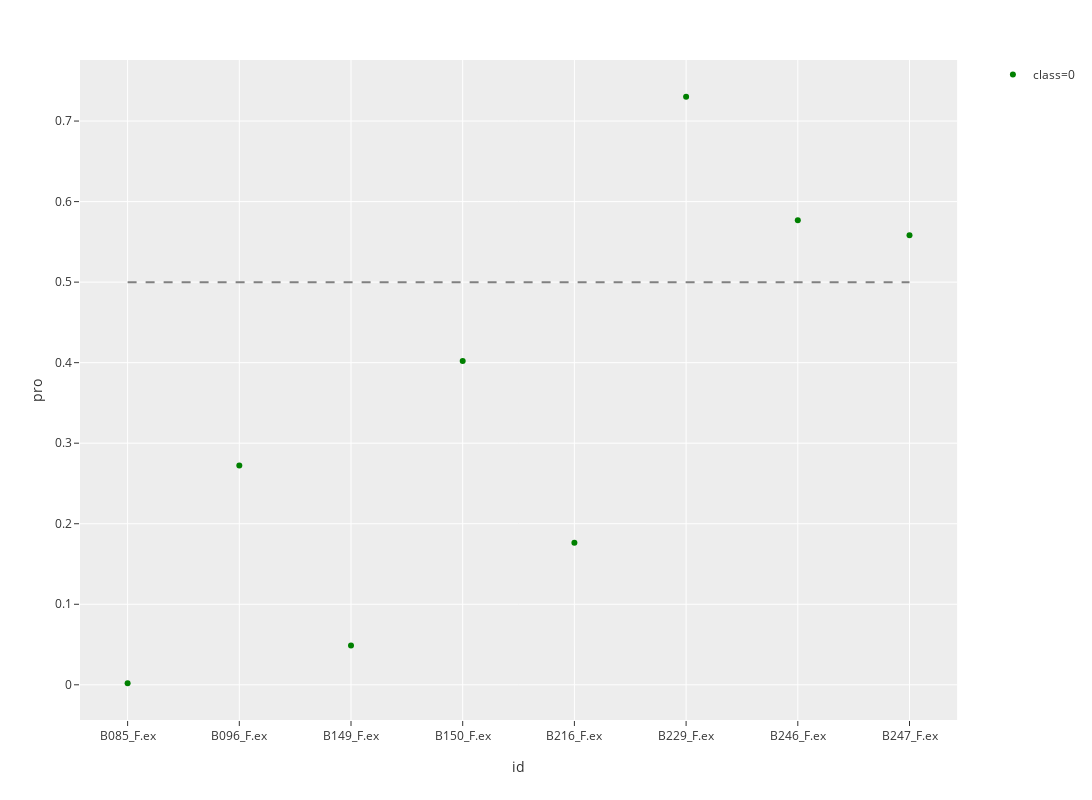

Notebook code cell kept with this figure:
### Code cell
PLT_pre = predict_plot('test_PLT', thres=0.5)

### Figure 1 — Plotly figure (JSON) as saved in the notebook; plotly's stock layout.template omitted (floating-point values rounded to 4 significant figures)
{"data": [{"hoverlabel": {"namelength": 0}, "hovertemplate": "class=0<br>id=%{x}<br>pro=%{y}", "legendgroup": "class=0", "marker": {"color": "green", "symbol": "circle"}, "mode": "markers", "name": "class=0", "showlegend": true, "type": "scatter", "x": ["B085_F.ex", "B096_F.ex", "B149_F.ex", "B150_F.ex", "B216_F.ex", "B229_F.ex", "B246_F.ex", "B247_F.ex"], "xaxis": "x", "y": [0.001936, 0.2723, 0.04885, 0.4022, 0.1763, 0.7302, 0.5767, 0.5581], "yaxis": "y"}, {"line": {"color": "grey", "dash": "dash"}, "mode": "lines", "showlegend": false, "type": "scatter", "x": ["B085_F.ex", "B247_F.ex"], "y": [0.5, 0.5]}], "layout": {"height": 800, "legend": {"tracegroupgap": 0}, "margin": {"t": 60}, "width": 1200, "xaxis": {"anchor": "y", "domain": [0, 0.98], "title": {"text": "id"}}, "yaxis": {"anchor": "x", "domain": [0, 1], "title": {"text": "pro"}}}}
